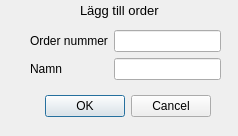
<?xml version="1.0" encoding="UTF-8"?>
<ui version="4.0">
 <class>AddOrder</class>
 <widget class="QDialog" name="AddOrder">
  <property name="geometry">
   <rect>
    <x>0</x>
    <y>0</y>
    <width>238</width>
    <height>136</height>
   </rect>
  </property>
  <property name="windowTitle">
   <string>Dialog</string>
  </property>
  <widget class="QDialogButtonBox" name="buttonBox">
   <property name="geometry">
    <rect>
     <x>40</x>
     <y>90</y>
     <width>171</width>
     <height>32</height>
    </rect>
   </property>
   <property name="orientation">
    <enum>Qt::Horizontal</enum>
   </property>
   <property name="standardButtons">
    <set>QDialogButtonBox::Cancel|QDialogButtonBox::Ok</set>
   </property>
  </widget>
  <widget class="QWidget" name="formLayoutWidget">
   <property name="geometry">
    <rect>
     <x>30</x>
     <y>30</y>
     <width>191</width>
     <height>51</height>
    </rect>
   </property>
   <layout class="QFormLayout" name="formLayout">
    <item row="0" column="0">
     <widget class="QLabel" name="label">
      <property name="text">
       <string>Order nummer</string>
      </property>
     </widget>
    </item>
    <item row="1" column="0">
     <widget class="QLabel" name="label_2">
      <property name="text">
       <string>Namn</string>
      </property>
     </widget>
    </item>
    <item row="0" column="1">
     <widget class="QLineEdit" name="OrderNr"/>
    </item>
    <item row="1" column="1">
     <widget class="QLineEdit" name="Name"/>
    </item>
   </layout>
  </widget>
  <widget class="QLabel" name="label_3">
   <property name="geometry">
    <rect>
     <x>80</x>
     <y>0</y>
     <width>81</width>
     <height>21</height>
    </rect>
   </property>
   <property name="font">
    <font>
     <pointsize>10</pointsize>
    </font>
   </property>
   <property name="text">
    <string>Lägg till order</string>
   </property>
  </widget>
 </widget>
 <resources/>
 <connections>
  <connection>
   <sender>buttonBox</sender>
   <signal>accepted()</signal>
   <receiver>AddOrder</receiver>
   <slot>accept()</slot>
   <hints>
    <hint type="sourcelabel">
     <x>248</x>
     <y>254</y>
    </hint>
    <hint type="destinationlabel">
     <x>157</x>
     <y>274</y>
    </hint>
   </hints>
  </connection>
  <connection>
   <sender>buttonBox</sender>
   <signal>rejected()</signal>
   <receiver>AddOrder</receiver>
   <slot>reject()</slot>
   <hints>
    <hint type="sourcelabel">
     <x>316</x>
     <y>260</y>
    </hint>
    <hint type="destinationlabel">
     <x>286</x>
     <y>274</y>
    </hint>
   </hints>
  </connection>
 </connections>
</ui>
